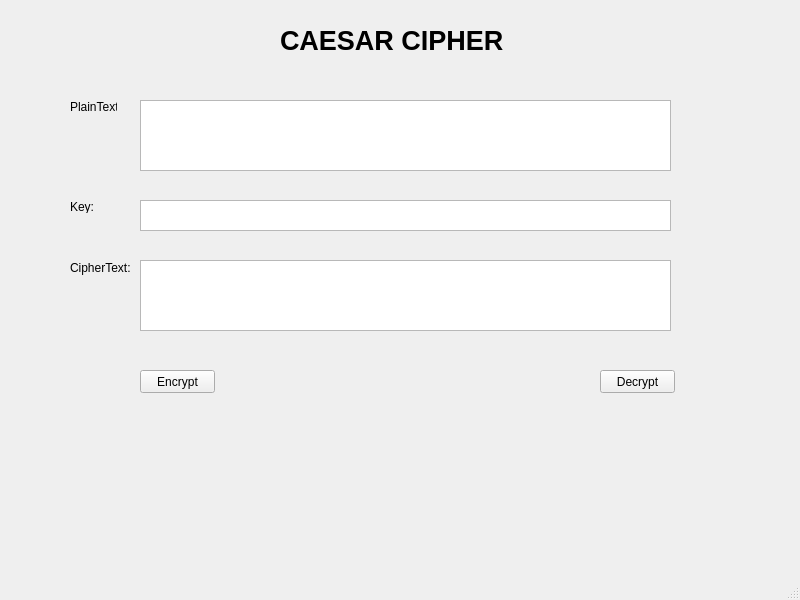
<?xml version="1.0" encoding="UTF-8"?>
<ui version="4.0">
 <class>MainWindow</class>
 <widget class="QMainWindow" name="MainWindow">
  <property name="geometry">
   <rect>
    <x>0</x>
    <y>0</y>
    <width>800</width>
    <height>600</height>
   </rect>
  </property>
  <property name="windowTitle">
   <string>MainWindow</string>
  </property>
  <widget class="QWidget" name="centralwidget">
   <widget class="QPushButton" name="btn_encrypt">
    <property name="geometry">
     <rect>
      <x>140</x>
      <y>370</y>
      <width>75</width>
      <height>23</height>
     </rect>
    </property>
    <property name="text">
     <string>Encrypt</string>
    </property>
   </widget>
   <widget class="QPushButton" name="btn_decrypt">
    <property name="geometry">
     <rect>
      <x>600</x>
      <y>370</y>
      <width>75</width>
      <height>23</height>
     </rect>
    </property>
    <property name="text">
     <string>Decrypt</string>
    </property>
   </widget>
   <widget class="QLabel" name="label">
    <property name="geometry">
     <rect>
      <x>280</x>
      <y>20</y>
      <width>231</width>
      <height>41</height>
     </rect>
    </property>
    <property name="font">
     <font>
      <pointsize>20</pointsize>
      <weight>75</weight>
      <bold>true</bold>
     </font>
    </property>
    <property name="text">
     <string>CAESAR CIPHER</string>
    </property>
   </widget>
   <widget class="QLabel" name="label_2">
    <property name="geometry">
     <rect>
      <x>70</x>
      <y>100</y>
      <width>47</width>
      <height>13</height>
     </rect>
    </property>
    <property name="text">
     <string>PlainText:</string>
    </property>
   </widget>
   <widget class="QLabel" name="label_3">
    <property name="geometry">
     <rect>
      <x>70</x>
      <y>200</y>
      <width>47</width>
      <height>13</height>
     </rect>
    </property>
    <property name="text">
     <string>Key:</string>
    </property>
   </widget>
   <widget class="QLabel" name="label_4">
    <property name="geometry">
     <rect>
      <x>70</x>
      <y>260</y>
      <width>61</width>
      <height>16</height>
     </rect>
    </property>
    <property name="text">
     <string>CipherText:</string>
    </property>
   </widget>
   <widget class="QPlainTextEdit" name="txt_plain_text">
    <property name="geometry">
     <rect>
      <x>140</x>
      <y>100</y>
      <width>531</width>
      <height>71</height>
     </rect>
    </property>
   </widget>
   <widget class="QPlainTextEdit" name="txt_key">
    <property name="geometry">
     <rect>
      <x>140</x>
      <y>200</y>
      <width>531</width>
      <height>31</height>
     </rect>
    </property>
   </widget>
   <widget class="QPlainTextEdit" name="txt_cipher_text">
    <property name="geometry">
     <rect>
      <x>140</x>
      <y>260</y>
      <width>531</width>
      <height>71</height>
     </rect>
    </property>
   </widget>
  </widget>
  <widget class="QMenuBar" name="menubar">
   <property name="geometry">
    <rect>
     <x>0</x>
     <y>0</y>
     <width>800</width>
     <height>21</height>
    </rect>
   </property>
  </widget>
  <widget class="QStatusBar" name="statusbar"/>
 </widget>
 <resources/>
 <connections/>
</ui>
